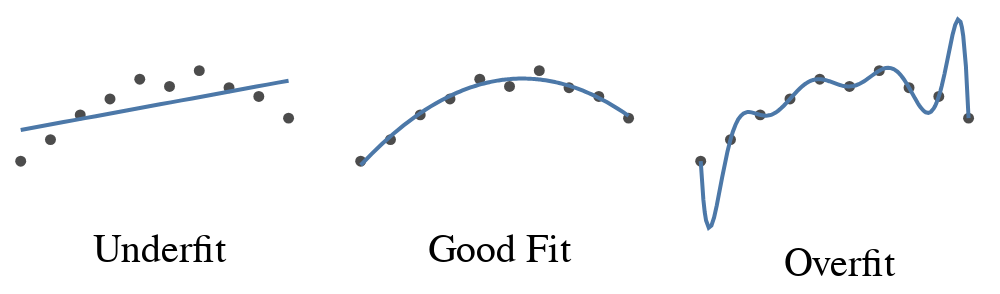

Notebook cell for this chart:
### Markdown cell above
## Algorithms can make similar mistakes

- One common problem in machine learning is [over- or underfitting](https://en.wikipedia.org/wiki/Overfitting) variations in training data.
- The resulting models don't generalise well to future observations.

### Code cell
rng = np.random.RandomState(seed=1)
x = np.linspace(-1.5, 1., 10)
y = -x**2 + rng.normal(0, 0.1, size=x.shape)
df = pd.DataFrame({'x': x, 'y': y})

# Define the degree of the polynomial fits
degree_list = [1, 2, 9]
title_list = ['Underfit','Good Fit','Overfit']

yscale = alt.Scale(domain=[y.min()-1.5, y.max()+1.2])
xscale = alt.Scale(padding=1)

base = alt.Chart(df).mark_circle(color="black").encode(
    alt.X("x", axis=None, scale=xscale), 
    alt.Y("y", axis=None, scale=yscale)
)
polynomial_fit = [
    base + base.transform_regression(
        "x", "y", method="poly", order=order
    )
    .mark_line()
    .properties(width=150, height=100, title=title)
    for title, order in zip(title_list, degree_list)
]

alt.hconcat(
    *polynomial_fit
).configure_view(
    strokeWidth=0
).configure_title(
    orient='bottom'
).display(
    renderer='svg'
)

### Figure 1 — Vega-Lite specification as saved in the notebook (floating-point values rounded to 4 significant figures)
{"config": {"title": {"fontSize": 20.0, "font": ["Source Sans Pro", "Helvetica Neue", "Helvetica", "Arial", "sans-serif"], "fontWeight": "normal", "orient": "bottom"}, "axisX": {"labelFont": ["Source Sans Pro", "Helvetica Neue", "Helvetica", "Arial", "sans-serif"], "labelFontSize": 16, "titleFont": ["Source Sans Pro", "Helvetica Neue", "Helvetica", "Arial", "sans-serif"], "titleFontSize": 16, "titleFontWeight": "normal", "titlePadding": 10}, "axisY": {"labelFont": ["Source Sans Pro", "Helvetica Neue", "Helvetica", "Arial", "sans-serif"], "labelFontSize": 16, "titleFont": ["Source Sans Pro", "Helvetica Neue", "Helvetica", "Arial", "sans-serif"], "titleFontSize": 16, "titleFontWeight": "normal", "titlePadding": 10}, "legend": {"labelFont": ["Source Sans Pro", "Helvetica Neue", "Helvetica", "Arial", "sans-serif"], "labelFontSize": 16, "titleFont": ["Source Sans Pro", "Helvetica Neue", "Helvetica", "Arial", "sans-serif"], "titleFontSize": 16, "titleFontWeight": "normal"}, "text": {"font": ["Source Sans Pro", "Helvetica Neue", "Helvetica", "Arial", "sans-serif"], "fontSize": 14.4}, "view": {"strokeWidth": 0}}, "hconcat": [{"layer": [{"mark": {"type": "circle", "color": "black"}, "encoding": {"x": {"type": "quantitative", "axis": null, "field": "x", "scale": {"padding": 1}}, "y": {"type": "quantitative", "axis": null, "field": "y", "scale": {"domain": [-3.588, 1.347]}}}}, {"mark": "line", "encoding": {"x": {"type": "quantitative", "axis": null, "field": "x", "scale": {"padding": 1}}, "y": {"type": "quantitative", "axis": null, "field": "y", "scale": {"domain": [-3.588, 1.347]}}}, "height": 100, "title": "Underfit", "transform": [{"on": "x", "regression": "y", "method": "poly", "order": 1}], "width": 150}]}, {"layer": [{"mark": {"type": "circle", "color": "black"}, "encoding": {"x": {"type": "quantitative", "axis": null, "field": "x", "scale": {"padding": 1}}, "y": {"type": "quantitative", "axis": null, "field": "y", "scale": {"domain": [-3.588, 1.347]}}}}, {"mark": "line", "encoding": {"x": {"type": "quantitative", "axis": null, "field": "x", "scale": {"padding": 1}}, "y": {"type": "quantitative", "axis": null, "field": "y", "scale": {"domain": [-3.588, 1.347]}}}, "height": 100, "title": "Good Fit", "transform": [{"on": "x", "regression": "y", "method": "poly", "order": 2}], "width": 150}]}, {"layer": [{"mark": {"type": "circle", "color": "black"}, "encoding": {"x": {"type": "quantitative", "axis": null, "field": "x", "scale": {"padding": 1}}, "y": {"type": "quantitative", "axis": null, "field": "y", "scale": {"domain": [-3.588, 1.347]}}}}, {"mark": "line", "encoding": {"x": {"type": "quantitative", "axis": null, "field": "x", "scale": {"padding": 1}}, "y": {"type": "quantitative", "axis": null, "field": "y", "scale": {"domain": [-3.588, 1.347]}}}, "height": 100, "title": "Overfit", "transform": [{"on": "x", "regression": "y", "method": "poly", "order": 9}], "width": 150}]}], "data": {"name": "data-8c5206655986f1db94933dda959fe8ba"}, "$schema": "https://vega.github.io/schema/vega-lite/v4.8.1.json", "datasets": {"data-8c5206655986f1db94933dda959fe8ba": [{"x": -1.5, "y": -2.088}, {"x": -1.222, "y": -1.555}, {"x": -0.9444, "y": -0.9448}, {"x": -0.6667, "y": -0.5517}, {"x": -0.3889, "y": -0.06469}, {"x": -0.1111, "y": -0.2425}, {"x": 0.1667, "y": 0.1467}, {"x": 0.4444, "y": -0.2737}, {"x": 0.7222, "y": -0.4897}, {"x": 1.0, "y": -1.025}]}}
